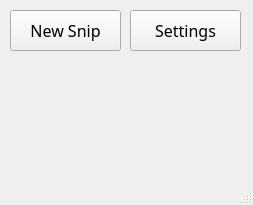
<?xml version="1.0" encoding="UTF-8"?>
<ui version="4.0">
 <class>MainWindow</class>
 <widget class="QMainWindow" name="MainWindow">
  <property name="geometry">
   <rect>
    <x>0</x>
    <y>0</y>
    <width>253</width>
    <height>205</height>
   </rect>
  </property>
  <property name="windowTitle">
   <string>MainWindow</string>
  </property>
  <widget class="QWidget" name="centralwidget">
   <widget class="QStackedWidget" name="stackedWidget">
    <property name="geometry">
     <rect>
      <x>0</x>
      <y>0</y>
      <width>251</width>
      <height>171</height>
     </rect>
    </property>
    <property name="currentIndex">
     <number>0</number>
    </property>
    <widget class="QWidget" name="page">
     <widget class="QPushButton" name="SnipButton">
      <property name="geometry">
       <rect>
        <x>10</x>
        <y>10</y>
        <width>111</width>
        <height>41</height>
       </rect>
      </property>
      <property name="font">
       <font>
        <family>Poppins</family>
        <pointsize>12</pointsize>
       </font>
      </property>
      <property name="text">
       <string>New Snip</string>
      </property>
      <property name="icon">
       <iconset>
        <normaloff>SnipIcon.png</normaloff>SnipIcon.png</iconset>
      </property>
      <property name="iconSize">
       <size>
        <width>20</width>
        <height>20</height>
       </size>
      </property>
     </widget>
     <widget class="QPushButton" name="SettingsButton">
      <property name="geometry">
       <rect>
        <x>130</x>
        <y>10</y>
        <width>111</width>
        <height>41</height>
       </rect>
      </property>
      <property name="font">
       <font>
        <family>Poppins</family>
        <pointsize>12</pointsize>
       </font>
      </property>
      <property name="text">
       <string>Settings</string>
      </property>
      <property name="icon">
       <iconset>
        <normaloff>481272.png</normaloff>481272.png</iconset>
      </property>
      <property name="iconSize">
       <size>
        <width>20</width>
        <height>20</height>
       </size>
      </property>
     </widget>
    </widget>
    <widget class="QWidget" name="page_2">
     <widget class="QStackedWidget" name="stackedWidget_2">
      <property name="geometry">
       <rect>
        <x>10</x>
        <y>70</y>
        <width>231</width>
        <height>71</height>
       </rect>
      </property>
      <property name="currentIndex">
       <number>1</number>
      </property>
      <widget class="QWidget" name="page_3"/>
      <widget class="QWidget" name="page_4">
       <widget class="QLineEdit" name="lineEdit">
        <property name="geometry">
         <rect>
          <x>100</x>
          <y>30</y>
          <width>113</width>
          <height>20</height>
         </rect>
        </property>
        <property name="text">
         <string>Insert value...</string>
        </property>
       </widget>
       <widget class="QLabel" name="label">
        <property name="geometry">
         <rect>
          <x>10</x>
          <y>30</y>
          <width>81</width>
          <height>21</height>
         </rect>
        </property>
        <property name="text">
         <string>API Frequency:</string>
        </property>
       </widget>
       <widget class="QLineEdit" name="lineEdit_2">
        <property name="geometry">
         <rect>
          <x>100</x>
          <y>0</y>
          <width>113</width>
          <height>20</height>
         </rect>
        </property>
        <property name="text">
         <string>Insert value...</string>
        </property>
       </widget>
       <widget class="QLabel" name="label_2">
        <property name="geometry">
         <rect>
          <x>10</x>
          <y>0</y>
          <width>81</width>
          <height>21</height>
         </rect>
        </property>
        <property name="text">
         <string>API Key:</string>
        </property>
       </widget>
      </widget>
     </widget>
     <widget class="QDialogButtonBox" name="buttonBox">
      <property name="geometry">
       <rect>
        <x>50</x>
        <y>140</y>
        <width>156</width>
        <height>23</height>
       </rect>
      </property>
      <property name="standardButtons">
       <set>QDialogButtonBox::Cancel|QDialogButtonBox::Ok</set>
      </property>
     </widget>
     <widget class="QRadioButton" name="radioButton">
      <property name="geometry">
       <rect>
        <x>10</x>
        <y>10</y>
        <width>111</width>
        <height>17</height>
       </rect>
      </property>
      <property name="text">
       <string>Google Translate</string>
      </property>
     </widget>
     <widget class="QRadioButton" name="radioButton_2">
      <property name="geometry">
       <rect>
        <x>10</x>
        <y>40</y>
        <width>111</width>
        <height>17</height>
       </rect>
      </property>
      <property name="text">
       <string>Gemini</string>
      </property>
     </widget>
    </widget>
   </widget>
  </widget>
  <widget class="QMenuBar" name="menubar">
   <property name="geometry">
    <rect>
     <x>0</x>
     <y>0</y>
     <width>253</width>
     <height>21</height>
    </rect>
   </property>
  </widget>
  <widget class="QStatusBar" name="statusbar"/>
 </widget>
 <resources/>
 <connections/>
</ui>
